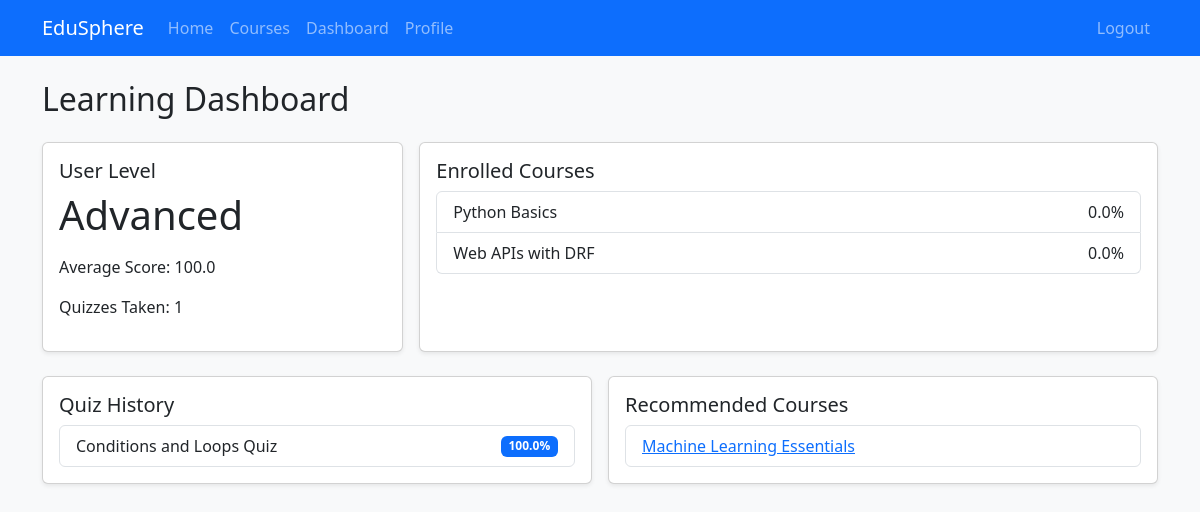
Page /dashboard/ (signed in) on the earlier database version.
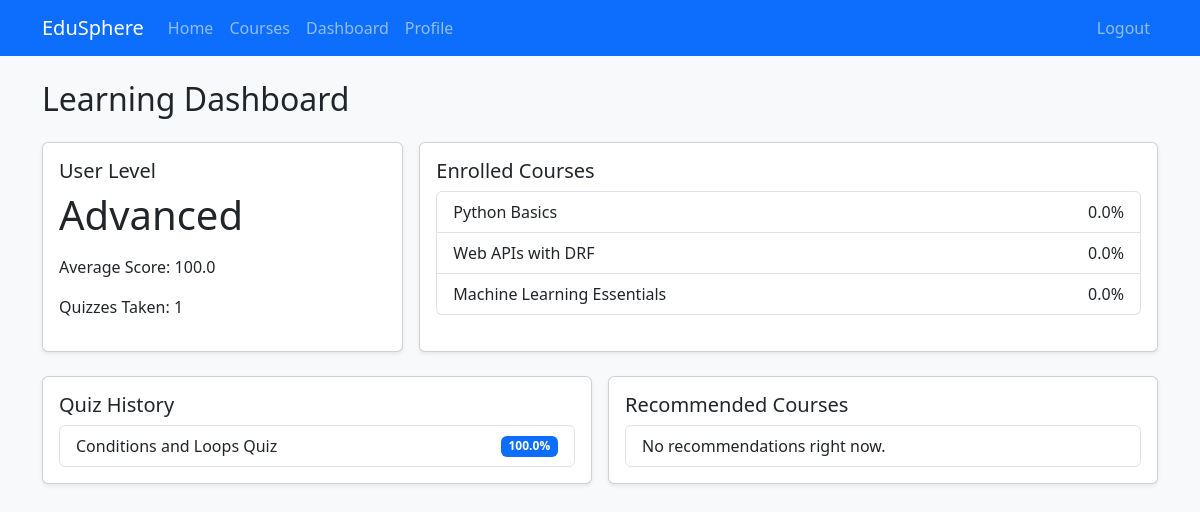
Same page on the later database version.
### accounts/models.py (models this page shows, shortened)
class UserProfile(models.Model):
    user = models.OneToOneField(User, on_delete=models.CASCADE)
    level = models.CharField(max_length=20, choices=LEVEL_CHOICES, default="beginner")
    total_score = models.FloatField(default=0)
    quizzes_taken = models.IntegerField(default=0)
    last_activity = models.DateTimeField(auto_now=True)

### courses/models.py (models this page shows, shortened)
class Enrollment(models.Model):
    user = models.ForeignKey(User, related_name="enrollments", on_delete=models.CASCADE)
    course = models.ForeignKey(Course, related_name="enrollments", on_delete=models.CASCADE)
    enrolled_at = models.DateTimeField(auto_now_add=True)
    progress = models.FloatField(default=0)
    completed = models.BooleanField(default=False)
    class Meta:
        unique_together = ["user", "course"]

class Course(models.Model):
    title = models.CharField(max_length=200)
    description = models.TextField()
    difficulty_level = models.CharField(max_length=20, choices=LEVEL_CHOICES)
    created_by = models.ForeignKey(User, on_delete=models.CASCADE)
    created_at = models.DateTimeField(auto_now_add=True)

### quizzes/models.py (models this page shows, shortened)
class UserQuizResult(models.Model):
    user = models.ForeignKey(User, related_name="quiz_results", on_delete=models.CASCADE)
    quiz = models.ForeignKey(Quiz, related_name="results", on_delete=models.CASCADE)
    score = models.FloatField()
    completed_at = models.DateTimeField(auto_now_add=True)
    class Meta:
        unique_together = ["user", "quiz"]

class Quiz(models.Model):
    lesson = models.OneToOneField(Lesson, related_name="quiz", on_delete=models.CASCADE)
    title = models.CharField(max_length=200)
    max_score = models.IntegerField(default=100)

### dashboard/views.py (the view)
# urls.py: path("", dashboard_view, name="index"),
@login_required
def dashboard_view(request):
    profile, _ = UserProfile.objects.get_or_create(user=request.user)
    enrollments = Enrollment.objects.filter(user=request.user).select_related("course")
    quiz_history = UserQuizResult.objects.filter(user=request.user).select_related("quiz").order_by("-completed_at")
    enrolled_course_ids = enrollments.values_list("course_id", flat=True)
    recommendations = Course.objects.filter(difficulty_level=profile.level).exclude(id__in=enrolled_course_ids)[:5]
    context = {
        "profile": profile,
        "enrollments": enrollments,
        "quiz_history": quiz_history,
        "recommendations": recommendations,
    }
    return render(request, "dashboard/index.html", context)

### dashboard/templates/dashboard/index.html
{% extends "base.html" %}
{% block content %}
<h2 class="mb-4">Learning Dashboard</h2>
<div class="row g-3 mb-4">
    <div class="col-md-4">
        <div class="card shadow-sm h-100">
            <div class="card-body">
                <h5>User Level</h5>
                <p class="display-6">{{ profile.get_level_display }}</p>
                <p>Average Score: {{ profile.total_score }}</p>
                <p>Quizzes Taken: {{ profile.quizzes_taken }}</p>
            </div>
        </div>
    </div>
    <div class="col-md-8">
        <div class="card shadow-sm h-100">
            <div class="card-body">
                <h5>Enrolled Courses</h5>
                <ul class="list-group">
                    {% for enrollment in enrollments %}
                    <li class="list-group-item d-flex justify-content-between align-items-center">
                        <span>{{ enrollment.course.title }}</span>
                        <span>{{ enrollment.progress }}%</span>
                    </li>
                    {% empty %}
                    <li class="list-group-item">No enrolled courses yet.</li>
                    {% endfor %}
                </ul>
            </div>
        </div>
    </div>
</div>
<div class="row g-3">
    <div class="col-lg-6">
        <div class="card shadow-sm">
            <div class="card-body">
                <h5>Quiz History</h5>
                <ul class="list-group">
                    {% for result in quiz_history %}
                    <li class="list-group-item d-flex justify-content-between align-items-center">
                        <span>{{ result.quiz.title }}</span>
                        <span class="badge bg-primary">{{ result.score }}%</span>
                    </li>
                    {% empty %}
                    <li class="list-group-item">No quiz attempts yet.</li>
                    {% endfor %}
                </ul>
            </div>
        </div>
    </div>
    <div class="col-lg-6">
        <div class="card shadow-sm">
            <div class="card-body">
                <h5>Recommended Courses</h5>
                <ul class="list-group">
                    {% for course in recommendations %}
                    <li class="list-group-item">
                        <a href="{% url 'courses:detail' course.id %}">{{ course.title }}</a>
                    </li>
                    {% empty %}
                    <li class="list-group-item">No recommendations right now.</li>
                    {% endfor %}
                </ul>
            </div>
        </div>
    </div>
</div>
{% endblock %}

### templates/base.html (shortened to what this page needs)
<!DOCTYPE html>
<html lang="en">
<head>
    <link href="https://cdn.jsdelivr.net/npm/bootstrap@5.3.3/dist/css/bootstrap.min.css" rel="stylesheet">
</head>
<body class="bg-light">
<nav class="navbar navbar-expand-lg navbar-dark bg-primary">
    <div class="container">
        <a class="navbar-brand" href="/">EduSphere</a>
        <div class="collapse navbar-collapse" id="navMain">
            <ul class="navbar-nav me-auto">
                <li class="nav-item"><a class="nav-link" href="/">Home</a></li>
                <li class="nav-item"><a class="nav-link" href="{% url 'courses:list' %}">Courses</a></li>
                <li class="nav-item"><a class="nav-link" href="{% url 'dashboard:index' %}">Dashboard</a></li>
                {% if user.is_authenticated %}
                <li class="nav-item"><a class="nav-link" href="{% url 'accounts:profile' %}">Profile</a></li>
                {% endif %}
            </ul>
            <ul class="navbar-nav">
                {% if user.is_authenticated %}
                <li class="nav-item"><a class="nav-link" href="{% url 'accounts:logout' %}">Logout</a></li>
                {% else %}
                <li class="nav-item"><a class="nav-link" href="{% url 'accounts:login' %}">Login</a></li>
                {% endif %}
            </ul>
        </div>
    </div>
</nav>
<main class="container py-4">
    {% block content %}{% endblock %}
</main>
</body>
</html>

Differences in the rows shown:
no longer on this page (row unchanged): Course: title "Machine Learning Essentials"
added Enrollment: course "Machine Learning Essentials", progress "0.0"
Other differences:
text now shown: "No recommendations right now."
